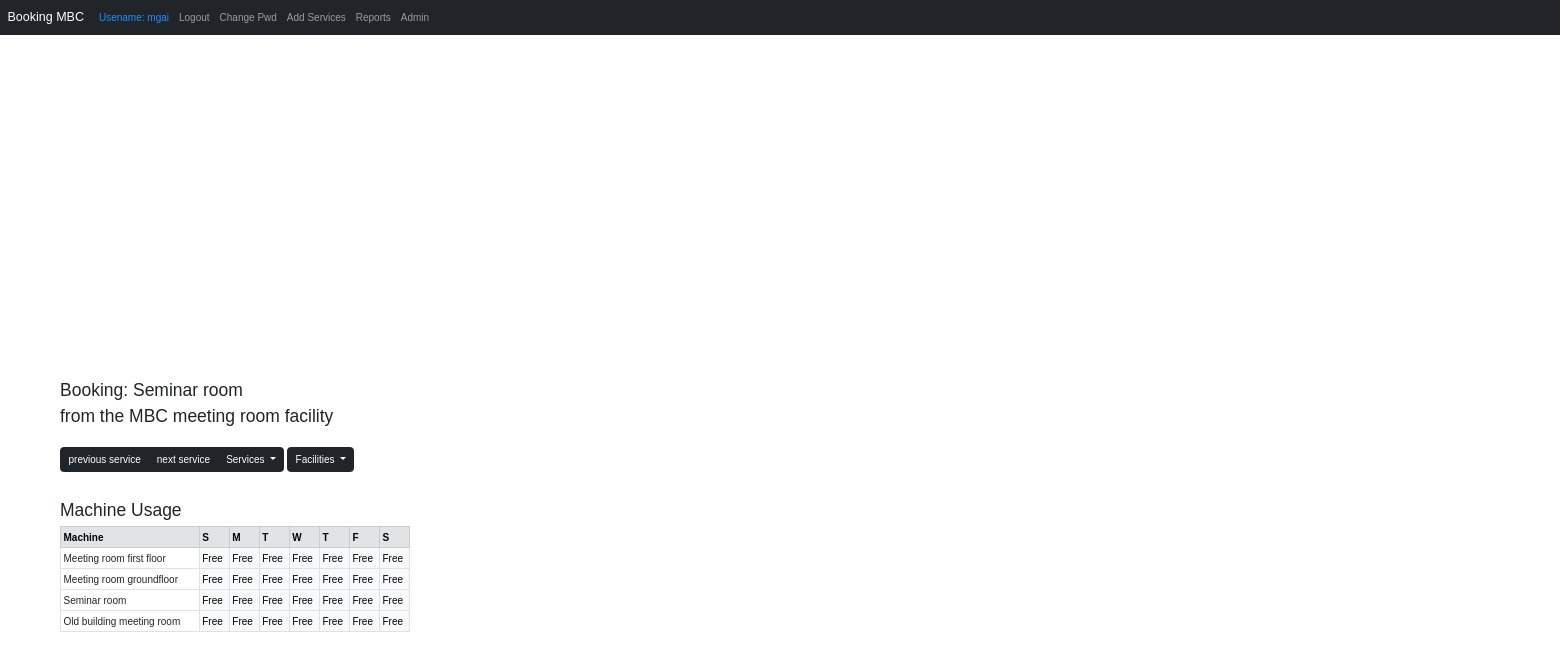
Screenshot of /CalendarApp/calendar_view (signed in) with the database file from the repository.
### UserApp/models.py (models this page shows, shortened)
class UserProfile(models.Model):
    user = models.OneToOneField(User, on_delete=models.CASCADE)
    group = models.ForeignKey(MBCGroup, null=True, on_delete=models.SET_NULL)
    machines4ThisUser = models.ManyToManyField(Machine, related_name='machines4ThisUser', blank=True)
    preferred_machine_name =  models.CharField(max_length=50)
    is_external = models.BooleanField(default=True, null=True, blank=True)
    password_reset_token = models.CharField(max_length=100, null=True, blank=True)

### CalendarApp/models.py (models this page shows, shortened)
class Machine(models.Model):
    machine_name = models.CharField(max_length=50)
    facility = models.CharField(max_length=100)
    is_open = models.BooleanField(default=True, null=True, blank=True)
    max_booking_duration = models.DecimalField(max_digits=5, decimal_places=2, null=True, blank=True)
    hourly_cost = models.DecimalField(max_digits=5, decimal_places=2, null=False, blank=False, default=0)
    hourly_cost_assisted = models.DecimalField(max_digits=5, decimal_places=2, null=False, blank=False, default=0)
    hourly_cost_external = models.DecimalField(max_digits=5, decimal_places=2, null=False, blank=False, default=0)
    hourly_cost_external_assisted = models.DecimalField(max_digits=5, decimal_places=2, null=False, blank=False, default=0)
    hourly_cost_buyer = models.DecimalField(max_digits=5, decimal_places=2, null=False, blank=False, default=0)
    hourly_cost_buyer_assisted = models.DecimalField(max_digits=5, decimal_places=2, null=False, blank=False, default=0)

### CalendarApp/views.py (the view)
# urls.py: path('calendar_view', views.calendar_view, name='calendar_view'), #no / at the end otherwise it skips to subdirectory and JS does not find views
def calendar_view(request):
    user = request.user
    user_profile = UserProfile.objects.get(user=user)
    machine2Book_name = str(user_profile.preferred_machine_name)
    machine2Book_obj = Machine.objects.get(machine_name=machine2Book_name)
    current_facility = machine2Book_obj.facility
    machine2Book_timelimit = machine2Book_obj.max_booking_duration
    if (machine2Book_timelimit == None): machine2Book_timelimit = 0
    machines_allowed = user_profile.machines4ThisUser.all()
    facilities4ThisUser = [m for m in set(str(machine.facility) for machine in machines_allowed)]
    otherMachinesInCurrentFacility = [str(machine.machine_name) for machine in machines_allowed if machine.facility == current_facility]
    context = prepare_bookings(user, user_profile, current_facility, facilities4ThisUser, machine2Book_name, machine2Book_timelimit, otherMachinesInCurrentFacility)
    context['facility_usage_dict'] = calculate_percentage_of_workingday(user_profile, current_facility, timezone.now())
    return render(request, 'CalendarApp/week_view.html', context)

### CalendarApp/views.py (called while the page is built, shortened)
def prepare_bookings(user, user_profile, current_facility, facilities4ThisUser, machine2Book_name, timelimit, otherMachinesInCurrentFacility):
    formatted_bookings_json = JsonFormattedBookings(user, machine2Book_name)
    context = {
        'username': user.last_name,
        'groupname': user_profile.group.group_name,
        'facilityname': current_facility,
        'facilities4ThisUser' : facilities4ThisUser,
        'machine2BookName': machine2Book_name,
        'timelimit' : str(timelimit),
        'otherMachinesInCurrentFacility': otherMachinesInCurrentFacility,
        'formatted_bookings_json': formatted_bookings_json,
    }
    return context

def JsonFormattedBookings(user, machine2Book_name):
    current_datetime = timezone.now()
    days = get_previous_sunday_and_next_saturday(current_datetime)
    three_months_later_datetime = days['sun'] + timedelta(days=90)  # Assuming 30 days per month
    one_months_before_datetime = days['sun'] - timedelta(days=30)  # Assuming 30 days per month
    upcoming_bookings = Booking.objects.filter(
        booked_start_date__gt=one_months_before_datetime,
        booked_start_date__lte=three_months_later_datetime,
        machine_obj__machine_name=machine2Book_name
    )
    formatted_bookings = []
    formatted_bookings_json = json.dumps(formatted_bookings, ensure_ascii=False)
    return formatted_bookings_json

def get_previous_sunday_and_next_saturday(specific_date):
    idx=(specific_date.weekday()+1)%7
    sun = specific_date - timedelta(days=idx)
    sat=sun + timedelta(days=6)
    dates={'sat': sat, 'sun': sun}
    return dates

### CalendarApp/templates/CalendarApp/week_view.html (shortened to what this page needs)
{% extends 'base.html' %}
{% block content %}
{% load static %}
{% if user.is_authenticated %}
<div class="container mt-3">
  <head>
    <link rel="stylesheet" type="text/css" href="{% static 'CalendarApp/calendar_app_styles.css' %}">
  </head>
  <body>
      <div id='calendar-month'></div>
      <div id='change_machine'>
            <h3>Booking: {{ machine2BookName }} </h3>
            <h3>from the {{ facilityname }} facility</h3><br>
            <div class="btn-group" id="machines" role="group" aria-label="machines">
              <button id="previousServiceButton" type="button" class="btn btn-dark">previous service</button>
              <button id="nextServiceButton" type="button" class="btn btn-dark">next service</button>
              <button class="btn btn-dark dropdown-toggle" id="servicesdropdown" type="button" data-bs-toggle="dropdown" aria-expanded="false">
                Services
              </button>
            </div>
            <div class="btn-group" id='drpdown-facilities' rele="group" aria-label="facilities">
                <button class="btn btn-dark dropdown-toggle" id="facilitiesdropdown" type="button" data-bs-toggle="dropdown" aria-expanded="false">
                  Facilities
                </button>
            </div>
      </div>
      <div id='machine_usage'>
          <h3>Machine Usage </h3>
          <table class="table table-bordered table-sm" id="machinesTable">
              <thead>
                  <tr class="table-secondary">
                      <th>Machine</th><th>S</th><th>M</th><th>T</th><th>W</th><th>T</th><th>F</th><th>S</th>
                  </tr>
              </thead>
              <tbody>
                  {% for machine_name, daily_usage_in_a_week in facility_usage_dict.items %}
                      <tr>
                          <td>{{ machine_name }}</td>
                          {% for usage in daily_usage_in_a_week %}
                              {% if usage == 0 %}
                                  <td class="table-light">Free</td>
                              {% else %}
                                  <td class="{% if usage < 30 %}table-success{% elif usage < 60 %}table-warning{% else %}table-danger{% endif %}">{{ usage|floatformat:2 }}%</td>
                              {% endif %}
                          {% endfor %}
                      </tr>
                  {% endfor %}
              </tbody>
          </table>
      </div>
      <div id='calendar-week'</div>
  </body>
</div>
{% endif %}
{% endblock %}

### UserApp/templates/base.html (shortened to what this page needs)
<!doctype html>
<html lang="en">
  <head>
    {% load static %}
    <link href="https://cdn.jsdelivr.net/npm/bootstrap@5.3.0-alpha1/dist/css/bootstrap.min.css" rel="stylesheet">
  </head>
  <body>
    {% include 'navbar.html' %}
    <div class="container">
      <br/>
      {% block content %}
      {% endblock%}
    </div>
  </body>
</html>

### UserApp/templates/navbar.html (shortened to what this page needs)
<nav class="navbar navbar-expand-lg navbar-dark bg-dark">
  <div class="container-fluid">
    <a class="navbar-brand" href="{% url 'home' %}">Booking MBC</a>
    <div class="collapse navbar-collapse" id="navbarSupportedContent">
      <ul class="navbar-nav me-auto mb-2 mb-lg-0">
        {% if user.is_authenticated %}
        <li class="nav-item">
          <a class="nav-link" href="#" style="color: dodgerblue;">Usename: {{ user.username }}</a>
        </li>
        <li class="nav-item">
          <a class="nav-link" href="{% url 'logout' %}">Logout</a>
        </li>
        <li class="nav-item">
          <a class="nav-link" href="{% url 'password_change' %}">Change Pwd</a>
        </li>
        <li class="nav-item">
          <a class="nav-link" href="{% url 'services_change' %}">Add Services</a>
        </li>
            {% if user.is_staff%}
               <li class="nav-item">
                    {% if request.path == '/CalendarApp/calendar_view' %}
                        <a class="nav-link" href="{% url 'reports' %}">Reports</a>
                    {% else %}
                        <a class="nav-link" href="{% url 'home' %}">Home</a>
                    {% endif %}
               </li>
               <li class="nav-item">
                       <a class="nav-link" href="/admin/">Admin</a>
               </li>
            {% endif %}
        {% endif %}
      </ul>
    </div>
  </div>
</nav>

### CalendarApp/static/CalendarApp/calendar_app_styles.css (style rules this page uses)
html, body { margin: 0; padding: 0; font-family: Arial, Helvetica Neue, Helvetica, sans-serif; font-size: 10px; }
#calendar-month { width: 400px; height: 300px; top: 50px; left: 10px; position: absolute; }
#change_machine { width: 350px; height: 50px; top: 380px; left: 60px; position: absolute; }
#machine_usage { width: 350px; top: 500px; left: 60px; position: absolute; flex-grow: 1; overflow-y: auto; }
#calendar-week { width: 1250px; height: 800px; top: 50px; left: 450px; position: absolute; }

### rows the page displays
UserProfile: preferred_machine_name "Seminar room"
Machine: facility "MBC meeting room", facility_usage_dict "Seminar room"
Machine: facility_usage_dict "Meeting room first floor"
Machine: facility_usage_dict "Meeting room groundfloor"
Machine: facility_usage_dict "Old building meeting room"

### other values shown
{{ user.username }} "mgai"
